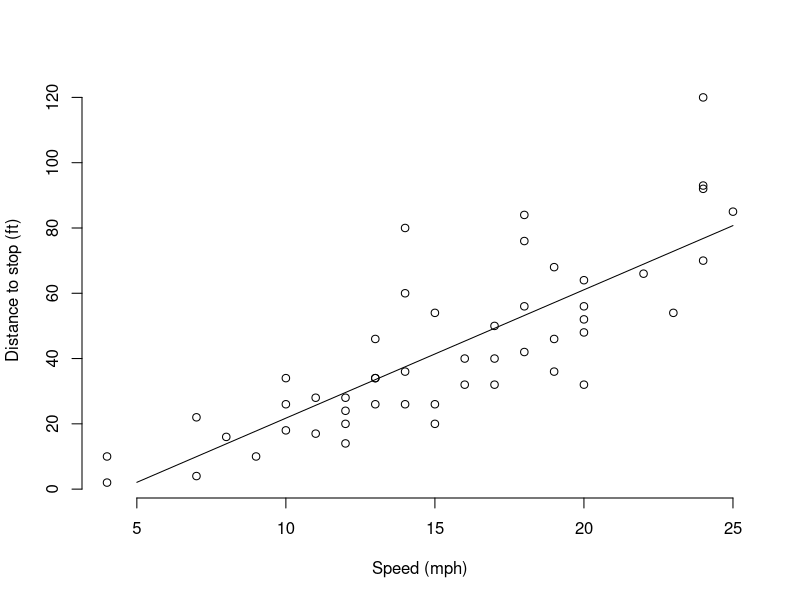

Source code (R):
## ---- chunk 1
#| echo: false
#| include: false

# import data and create linear model
data(cars)
xx = seq(5, 25, length.out=5)
m_cars = lm(dist~speed, data=cars)
## ---- chunk 2
plot(cars, xlab="Speed (mph)", ylab="Distance to stop (ft)", bty='n')
lines(xx, predict(m_cars, newdata=data.frame(speed=xx)))
## ---- chunk 3

